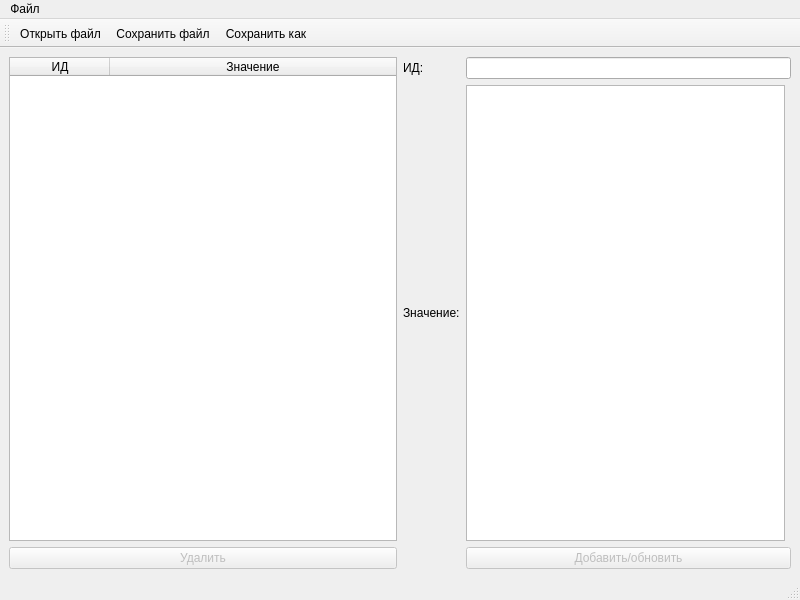
<?xml version="1.0" encoding="UTF-8"?>
<ui version="4.0">
 <class>MainWindow</class>
 <widget class="QMainWindow" name="MainWindow">
  <property name="geometry">
   <rect>
    <x>0</x>
    <y>0</y>
    <width>800</width>
    <height>600</height>
   </rect>
  </property>
  <property name="windowTitle">
   <string>Редактор таблицы строк</string>
  </property>
  <widget class="QWidget" name="centralwidget">
   <layout class="QGridLayout" name="gridLayout">
    <item row="0" column="0">
     <layout class="QGridLayout" name="tableGridLayout">
      <item row="0" column="0">
       <widget class="QTableWidget" name="tableWidget">
        <attribute name="horizontalHeaderStretchLastSection">
         <bool>true</bool>
        </attribute>
        <column>
         <property name="text">
          <string>ИД</string>
         </property>
        </column>
        <column>
         <property name="text">
          <string>Значение</string>
         </property>
        </column>
       </widget>
      </item>
      <item row="1" column="0">
       <widget class="QPushButton" name="removePushButton">
        <property name="enabled">
         <bool>false</bool>
        </property>
        <property name="text">
         <string>Удалить</string>
        </property>
       </widget>
      </item>
     </layout>
    </item>
    <item row="0" column="1">
     <layout class="QGridLayout" name="editGridLayout">
      <item row="0" column="0">
       <widget class="QLabel" name="idLabel">
        <property name="text">
         <string>ИД:</string>
        </property>
       </widget>
      </item>
      <item row="1" column="0">
       <widget class="QLabel" name="txtLabel">
        <property name="text">
         <string>Значение:</string>
        </property>
       </widget>
      </item>
      <item row="2" column="1" colspan="2">
       <widget class="QPushButton" name="updPushButton">
        <property name="enabled">
         <bool>false</bool>
        </property>
        <property name="text">
         <string>Добавить/обновить</string>
        </property>
       </widget>
      </item>
      <item row="0" column="1" colspan="2">
       <widget class="QLineEdit" name="idLineEdit"/>
      </item>
      <item row="1" column="1">
       <widget class="QPlainTextEdit" name="plainTextEdit"/>
      </item>
     </layout>
    </item>
   </layout>
  </widget>
  <widget class="QMenuBar" name="menubar">
   <property name="geometry">
    <rect>
     <x>0</x>
     <y>0</y>
     <width>800</width>
     <height>21</height>
    </rect>
   </property>
   <widget class="QMenu" name="menu">
    <property name="title">
     <string>Файл</string>
    </property>
    <addaction name="loadFileAction"/>
    <addaction name="saveFileAction"/>
    <addaction name="saveFileAsAction"/>
   </widget>
   <addaction name="menu"/>
  </widget>
  <widget class="QStatusBar" name="statusbar"/>
  <widget class="QToolBar" name="toolBar">
   <property name="windowTitle">
    <string>toolBar</string>
   </property>
   <attribute name="toolBarArea">
    <enum>TopToolBarArea</enum>
   </attribute>
   <attribute name="toolBarBreak">
    <bool>false</bool>
   </attribute>
   <addaction name="loadFileAction"/>
   <addaction name="saveFileAction"/>
   <addaction name="saveFileAsAction"/>
  </widget>
  <action name="loadFileAction">
   <property name="icon">
    <iconset theme="QIcon::ThemeIcon::DocumentOpen"/>
   </property>
   <property name="text">
    <string>Открыть файл</string>
   </property>
   <property name="toolTip">
    <string>Открыть файл таблицы строк</string>
   </property>
   <property name="shortcut">
    <string>Ctrl+O</string>
   </property>
   <property name="menuRole">
    <enum>QAction::NoRole</enum>
   </property>
  </action>
  <action name="saveFileAction">
   <property name="icon">
    <iconset theme="QIcon::ThemeIcon::DocumentSave"/>
   </property>
   <property name="text">
    <string>Сохранить файл</string>
   </property>
   <property name="toolTip">
    <string>Сохранить файл таблицы строк</string>
   </property>
   <property name="shortcut">
    <string>Ctrl+S</string>
   </property>
   <property name="menuRole">
    <enum>QAction::NoRole</enum>
   </property>
  </action>
  <action name="saveFileAsAction">
   <property name="icon">
    <iconset theme="QIcon::ThemeIcon::DocumentSaveAs"/>
   </property>
   <property name="text">
    <string>Сохранить как</string>
   </property>
   <property name="toolTip">
    <string>Сохранить файл таблицы строк как...</string>
   </property>
   <property name="shortcut">
    <string>Ctrl+Shift+S</string>
   </property>
   <property name="menuRole">
    <enum>QAction::NoRole</enum>
   </property>
  </action>
 </widget>
 <resources/>
 <connections/>
</ui>
